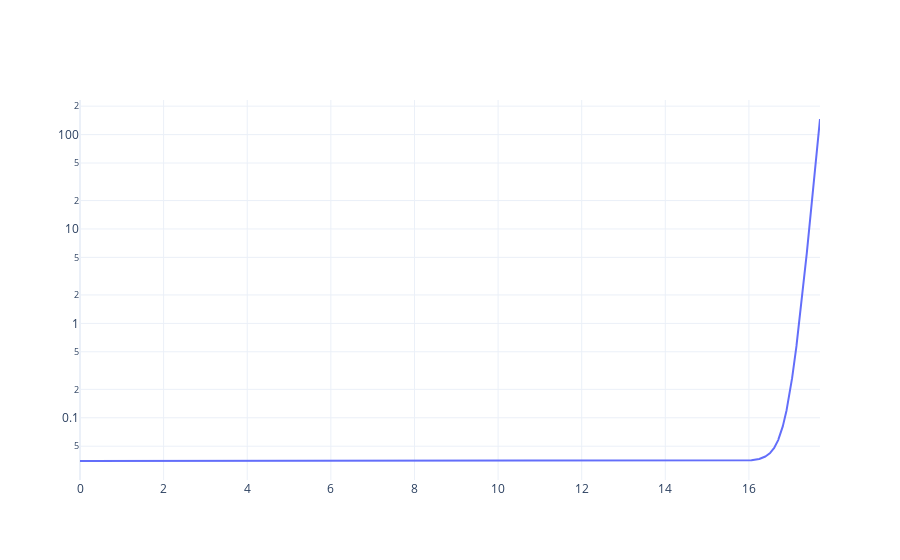

Notebook code cell kept with this figure:
### Code cell
f_acc = (y_appr / 6.31)**2

fig = go.Figure()

fig.add_trace(
    go.Scatter(
        x=x_appr,
        y=f_acc,
        showlegend=False
    )
)

fig.update_yaxes(type="log") # log range: 10^0=1, 10^5=100000

fig.show()

### Figure 1 — Plotly figure (JSON) as saved in the notebook; plotly's stock layout.template omitted (floating-point values rounded to 4 significant figures; data arrays with more than 128 entries replaced by an {"elided": "..."} marker saying what was removed)
{"data": [{"showlegend": false, "type": "scatter", "x": {"elided": "10000 float values"}, "y": {"elided": "10000 float values"}}], "layout": {"yaxis": {"type": "log"}}}
